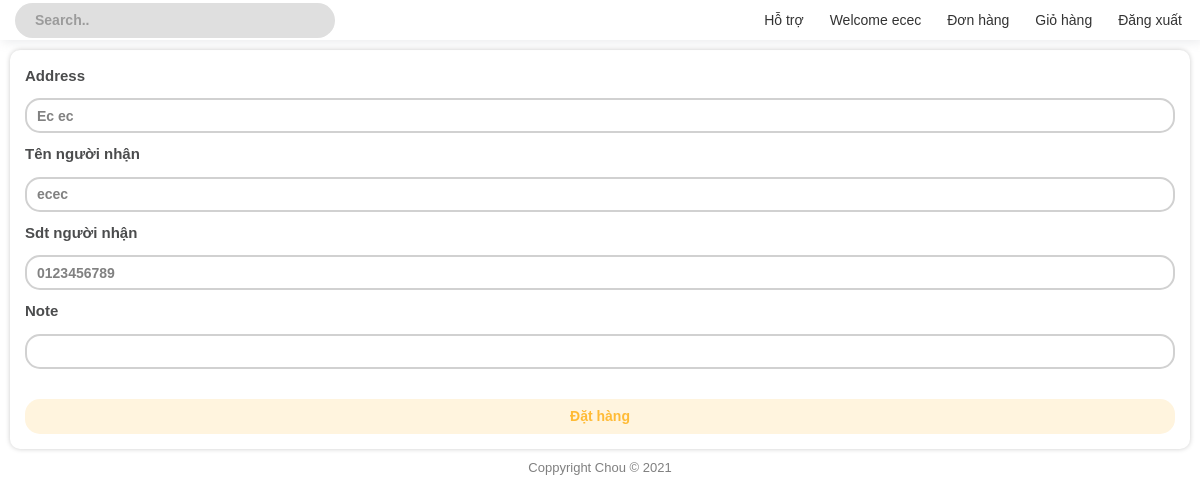
Screenshot of /Client/order.php (signed in) with the database file from the repository.
### tables this page shows
CREATE TABLE `customer` (
  `id` int(11) NOT NULL,
  `name` varchar(20) NOT NULL,
  `gender` bit(2) NOT NULL DEFAULT b'1',
  `dob` date NOT NULL,
  `email` varchar(20) NOT NULL,
  `password` varchar(20) NOT NULL,
  `phone` varchar(20) NOT NULL,
  `address` varchar(50) NOT NULL,
  `token` varchar(50) NOT NULL
);

### Client/cart/order_content.php (the view, shortened to what this page needs)
<!DOCTYPE html>
<html lang="en">
<head>
    <link rel="stylesheet" href="./css/main.css?v=2.1">
</head>
<body>
    <?php
        $user_id = $_SESSION['id'];
        $query = "SELECT * FROM customer WHERE id = '$user_id'";
        $result = mysqli_query($connect, $query);
        $customer = mysqli_fetch_array($result);
    ?>
    <div class="content_container">
        <form action="" method="post">
            <label for="address">Address</label>
            <input name="address" id="address" type="text" value="<?= $customer['address'] ?>">
            <label for="name">Tên người nhận</label>
            <input name="name" id="name" type="text" value="<?= $customer['name'] ?>">
            <label for="phone">Sdt người nhận</label>
            <input name="phone" id="phone" type="text" value="<?= $customer['phone'] ?>">
            <label for="note">Note</label>
            <input name="note" id="note" type="text"><br>
            <input type="submit" onclick="return confirm('Bạn muốn đặt hàng ?');" name="submit_order" value="Đặt hàng">
        </form>
    </div>
</body>
</html>

### Client/css/main.css (style rules this page uses)
form { display: flex; flex-direction: column; }
form input { height: 35px; border-radius: 15px; border: 2px solid rgb(209, 209, 209); background-color: #fff; padding-left: 10px; padding-right: 10px; margin: 5px !important; outline: none; transition: 0.3s; font-weight: 600; color: #818181; }
::placeholder { color: black; opacity: 0.3; font-weight: 600; }
form label { margin: 5px 0px 7px 5px !important; font-size: 15px; font-weight: 600; color: #4b4c4d; }
form input[type=submit] { font-weight: 600; color: #FFBB36; background-color: #FFF4DE; border: none; }
.content_container { background-color: #fff; margin: 10px; padding: 10px; border-radius: 10px; box-shadow: 0px 0px 5px rgba(0, 0, 0, 0.205); }
fieldset, label { margin: 0; padding: 0; }

### Client/css/styles.css (style rules this page uses)
:root { --light-gray: #2b3032a1; --primary-color: #45ccb8; --border: #3a3737; --text-color: #fff; --text-color-secondary: #2b3032; --roboto: "Roboto", sans-serif; --gugi: "Gugi", cursive; --sofia: "Sofia", cursive; --anton: "Anton", sans-serif; --banner-height: 300px; }
body { overflow: visible !important; padding-right: 0 !important; }
html, body { margin: 0px; padding: 0px; color: rgb(37, 37, 37); font-family: "Poppins", sans-serif; }

### rows the page displays
customer: address "Ec ec", name "ecec", phone "0123456789"

### other values shown
$_SESSION['name'] "ecec"
